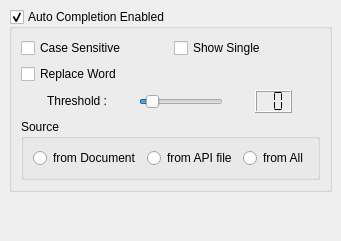
     <widget class="QWidget" name="pAutoCompletion" >
      <layout class="QVBoxLayout" >
       <property name="margin" >
        <number>9</number>
       </property>
       <property name="spacing" >
        <number>6</number>
       </property>
       <item>
        <widget class="QGroupBox" name="gbAutoCompletionEnabled" >
         <property name="title" >
          <string>Auto Completion Enabled</string>
         </property>
         <property name="checkable" >
          <bool>true</bool>
         </property>
         <layout class="QGridLayout" >
          <property name="margin" >
           <number>9</number>
          </property>
          <property name="spacing" >
           <number>6</number>
          </property>
          <item row="3" column="0" colspan="2" >
           <widget class="QGroupBox" name="gbAutoCompletionSource" >
            <property name="title" >
             <string>Source</string>
            </property>
            <layout class="QHBoxLayout" >
             <property name="margin" >
              <number>9</number>
             </property>
             <property name="spacing" >
              <number>6</number>
             </property>
             <item>
              <widget class="QRadioButton" name="rbAcsDocument" >
               <property name="text" >
                <string>from Document</string>
               </property>
              </widget>
             </item>
             <item>
              <widget class="QRadioButton" name="rbAcsAPIs" >
               <property name="text" >
                <string>from API file</string>
               </property>
              </widget>
             </item>
             <item>
              <widget class="QRadioButton" name="rbAcsAll" >
               <property name="text" >
                <string>from All</string>
               </property>
              </widget>
             </item>
            </layout>
           </widget>
          </item>
          <item row="0" column="0" >
           <widget class="QCheckBox" name="cbAutoCompletionCaseSensitivity" >
            <property name="text" >
             <string>Case Sensitive</string>
            </property>
           </widget>
          </item>
          <item row="1" column="0" >
           <widget class="QCheckBox" name="cbAutoCompletionReplaceWord" >
            <property name="text" >
             <string>Replace Word</string>
            </property>
           </widget>
          </item>
          <item row="0" column="1" >
           <widget class="QCheckBox" name="cbAutoCompletionShowSingle" >
            <property name="text" >
             <string>Show Single</string>
            </property>
           </widget>
          </item>
          <item row="2" column="0" colspan="2" >
           <layout class="QHBoxLayout" >
            <property name="margin" >
             <number>0</number>
            </property>
            <property name="spacing" >
             <number>6</number>
            </property>
            <item>
             <widget class="QLabel" name="lAutoCompletionThreshold" >
              <property name="sizePolicy" >
               <sizepolicy>
                <hsizetype>0</hsizetype>
                <vsizetype>0</vsizetype>
                <horstretch>0</horstretch>
                <verstretch>0</verstretch>
               </sizepolicy>
              </property>
              <property name="text" >
               <string>Threshold :</string>
              </property>
             </widget>
            </item>
            <item>
             <widget class="QSlider" name="sAutoCompletionThreshold" >
              <property name="sizePolicy" >
               <sizepolicy>
                <hsizetype>0</hsizetype>
                <vsizetype>0</vsizetype>
                <horstretch>0</horstretch>
                <verstretch>0</verstretch>
               </sizepolicy>
              </property>
              <property name="minimum" >
               <number>-1</number>
              </property>
              <property name="maximum" >
               <number>10</number>
              </property>
              <property name="pageStep" >
               <number>2</number>
              </property>
              <property name="orientation" >
               <enum>Qt::Horizontal</enum>
              </property>
              <property name="tickInterval" >
               <number>1</number>
              </property>
             </widget>
            </item>
            <item>
             <widget class="QLCDNumber" name="lnAutoCompletionThreshold" >
              <property name="sizePolicy" >
               <sizepolicy>
                <hsizetype>0</hsizetype>
                <vsizetype>0</vsizetype>
                <horstretch>0</horstretch>
                <verstretch>0</verstretch>
               </sizepolicy>
              </property>
              <property name="numDigits" >
               <number>2</number>
              </property>
              <property name="segmentStyle" >
               <enum>QLCDNumber::Flat</enum>
              </property>
             </widget>
            </item>
           </layout>
          </item>
         </layout>
        </widget>
       </item>
       <item>
        <spacer>
         <property name="orientation" >
          <enum>Qt::Vertical</enum>
         </property>
         <property name="sizeHint" >
          <size>
           <width>20</width>
           <height>40</height>
          </size>
         </property>
        </spacer>
       </item>
      </layout>
     </widget>
